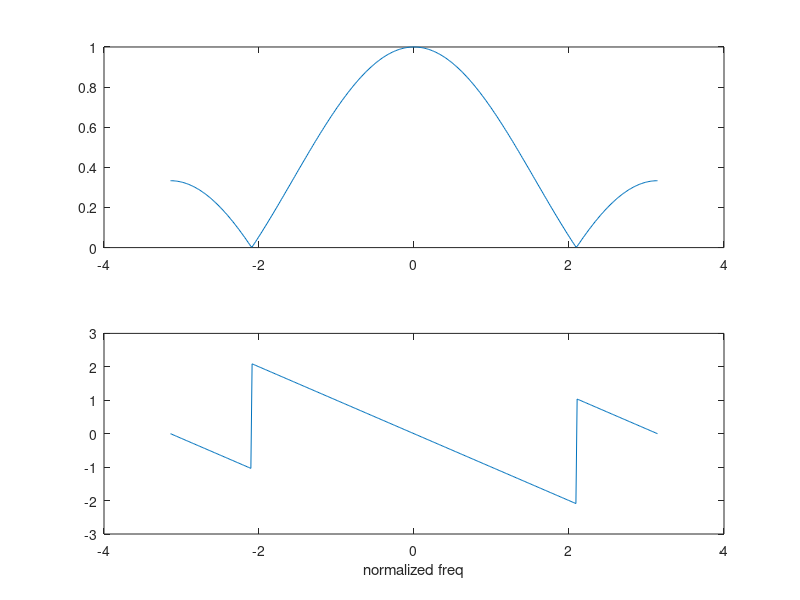

Write the MATLAB code that produced this figure.
bb = 1/3*ones(1,3);
ww = -pi:(pi/200):pi;
H = freqz( bb, 1, ww );
subplot(2,1,1)
plot( ww, abs(H) )
%<-- Magnitude
subplot(2,1,2)
plot( ww, angle(H) )
%<-- Phase
xlabel('normalized freq')
